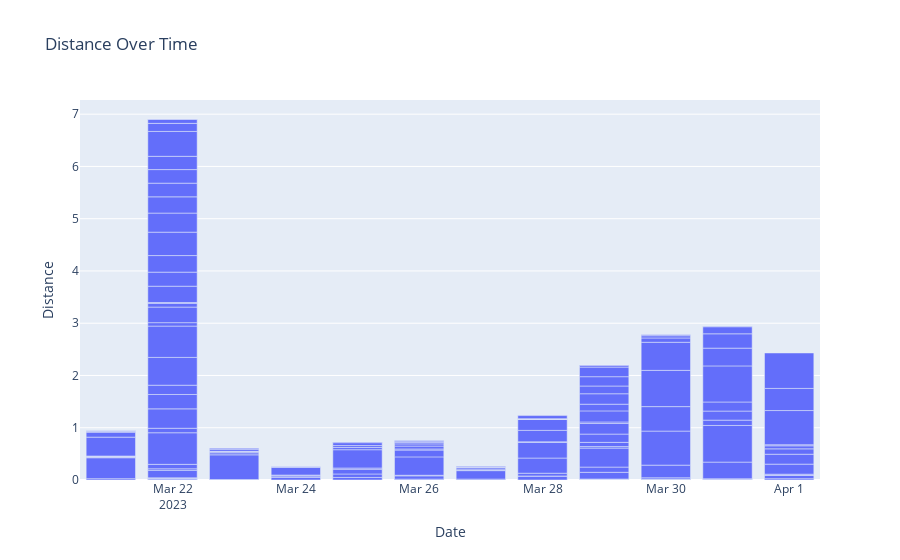

Here is the notebook cell this chart was saved with:
### Markdown cell above
Now let's move to the Step Count column, the best way to preview it is to use bar plot since it's changing day by day

### Code cell
# Distance over time
fig = px.bar(data, x="Date",
              y="Distance",
              title="Distance Over Time",
              height=500)
fig.show()

### Figure 1 — Plotly figure (JSON) as saved in the notebook; plotly's stock layout.template omitted (floating-point values rounded to 4 significant figures; data arrays with more than 128 entries replaced by an {"elided": "..."} marker saying what was removed)
{"data": [{"alignmentgroup": "True", "hovertemplate": "Date=%{x}<br>Distance=%{y}<extra></extra>", "legendgroup": "", "marker": {"color": "#636efa", "pattern": {"shape": ""}}, "name": "", "offsetgroup": "", "orientation": "v", "showlegend": false, "textposition": "auto", "type": "bar", "x": {"elided": "149 str values"}, "xaxis": "x", "y": {"elided": "149 float values"}, "yaxis": "y"}], "layout": {"autosize": true, "barmode": "relative", "legend": {"tracegroupgap": 0}, "title": {"text": "Distance Over Time"}, "xaxis": {"anchor": "y", "autorange": true, "domain": [0, 1], "range": ["2023-03-20 12:00", "2023-04-01 12:00"], "title": {"text": "Date"}, "type": "date"}, "yaxis": {"anchor": "x", "autorange": true, "domain": [0, 1], "range": [0, 7.271], "title": {"text": "Distance"}, "type": "linear"}}}
